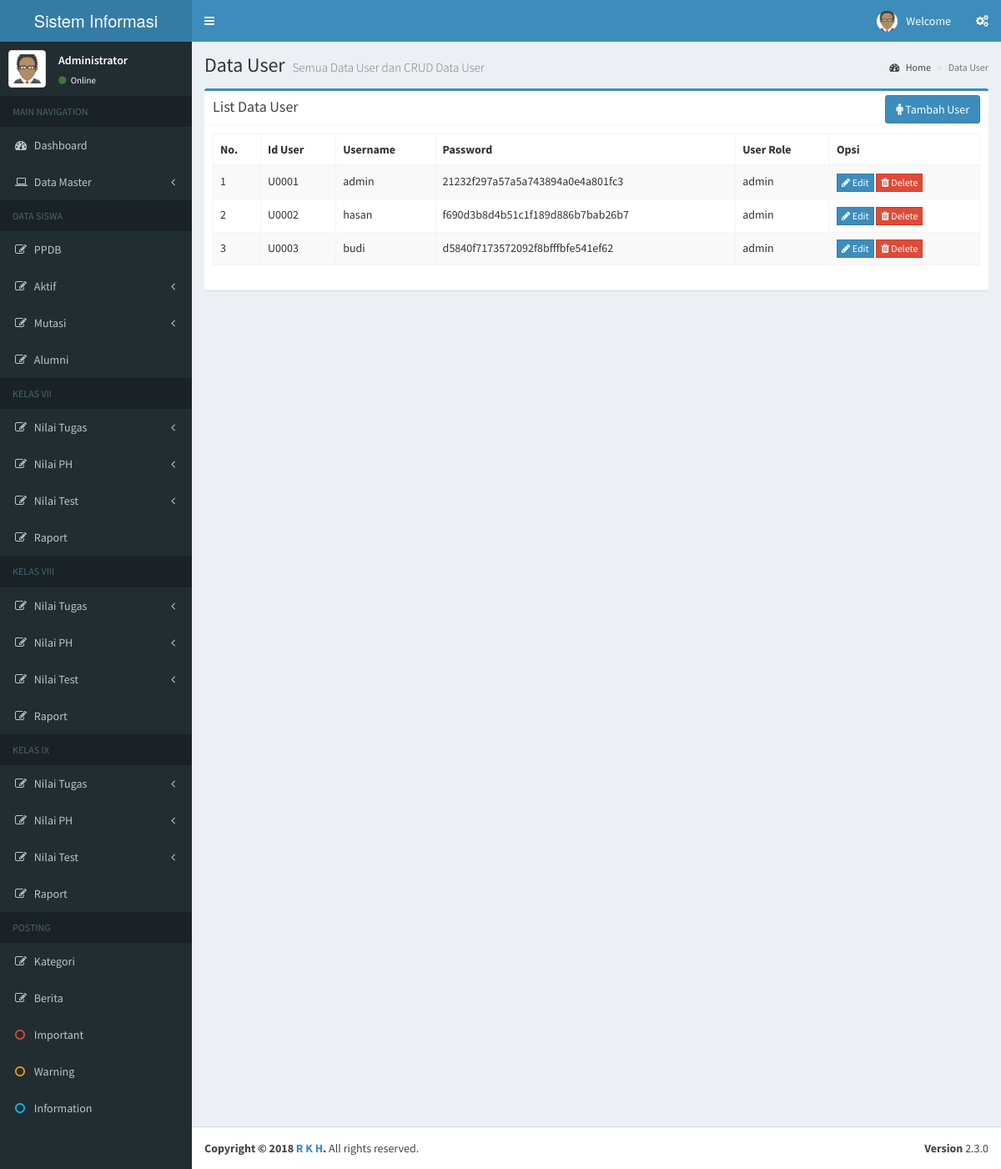
Screenshot of /user/data_user.php with the database file from the repository.
### tables this page shows
CREATE TABLE `user` (
  `id_user` varchar(7) NOT NULL,
  `username` varchar(20) NOT NULL,
  `password` varchar(50) NOT NULL,
  `user_role` varchar(15) NOT NULL
);

### user/data_user.php (the view, shortened to what this page needs)
<?php
include '../template/header_admin.php';
include '../koneksidb.php';
?>
<div class="content-wrapper">
<section class="content-header">
  <h1>Data User
    <small>Semua Data User dan CRUD Data User</small>
  </h1>
  <ol class="breadcrumb">
  <li><a href="../admin/admin.php"><i class="fa fa-dashboard"></i> Home</a></li>
  <li class="active">Data User</li>
  </ol>
</section>
<section class="content">
  <div class="row">
    <div class="col-sm-12">
      <div class="box box-primary">
        <div class="box-header with-border">
          <h3 class="box-title">List Data User</h3>
          <div class="box-tools pull-left">
            <a href="#" class="btn btn-primary" data-toggle="modal" data-target="#tambahuser"><i class="fa fa-male"></i> Tambah User</a>
          </div>
        </div>
        <div class="box-body">
          <div class="table-responsive22">
            <table id="datatable" class="table table-bordered table-striped">
              <thead>
                <tr>
                  <th>No.</th>
                  <th>Id User</th>
                  <th>Username</th>
                  <th>Password</th>
                  <th>User Role</th>
                  <th>Opsi</th>
                </tr>
              </thead>
              <tbody>
                  <?php
                    $no = 1;
                    $queryview = mysqli_query($koneksi, "SELECT * FROM user");
                    while ($row = mysqli_fetch_assoc($queryview)) {
                  ?>
                  <tr>
                    <td><?php echo $no++;?></td>
                    <td><?php echo $row['id_user'];?></td>
                    <td><?php echo $row['username'];?></td>
                    <td><?php echo $row['password'];?></td>
                    <td><?php echo $row['user_role']; ?></td>
                    <td>
                      <a href="#" class="btn btn-primary btn-flat btn-xs" data-toggle="modal" data-target="#updateuser<?php echo $no; ?>"><i class="fa fa-pencil"></i> Edit</a>
                      <a href="#" class="btn btn-danger btn-flat btn-xs" data-toggle="modal" data-target="#deleteuser<?php echo $no; ?>"><i class="fa fa-trash"></i> Delete</a>
                    </td>
                  </tr>
                  <?php
                    }
                  ?>
              </tbody>
            </table>
          </div>
        </div>
      </div>
    </div>
  </div>
</section>
</div>
<?php include '../template/footer.php'; ?>

### rows the page displays
user: id_user "U0001", username "admin", password "21232f297a57a5a743894a0e4a801fc3", user_role "admin"
user: id_user "U0002", username "hasan", password "f690d3b8d4b51c1f189d886b7bab26b7", user_role "admin"
user: id_user "U0003", username "budi", password "d5840f7173572092f8bfffbfe541ef62", user_role "admin"
